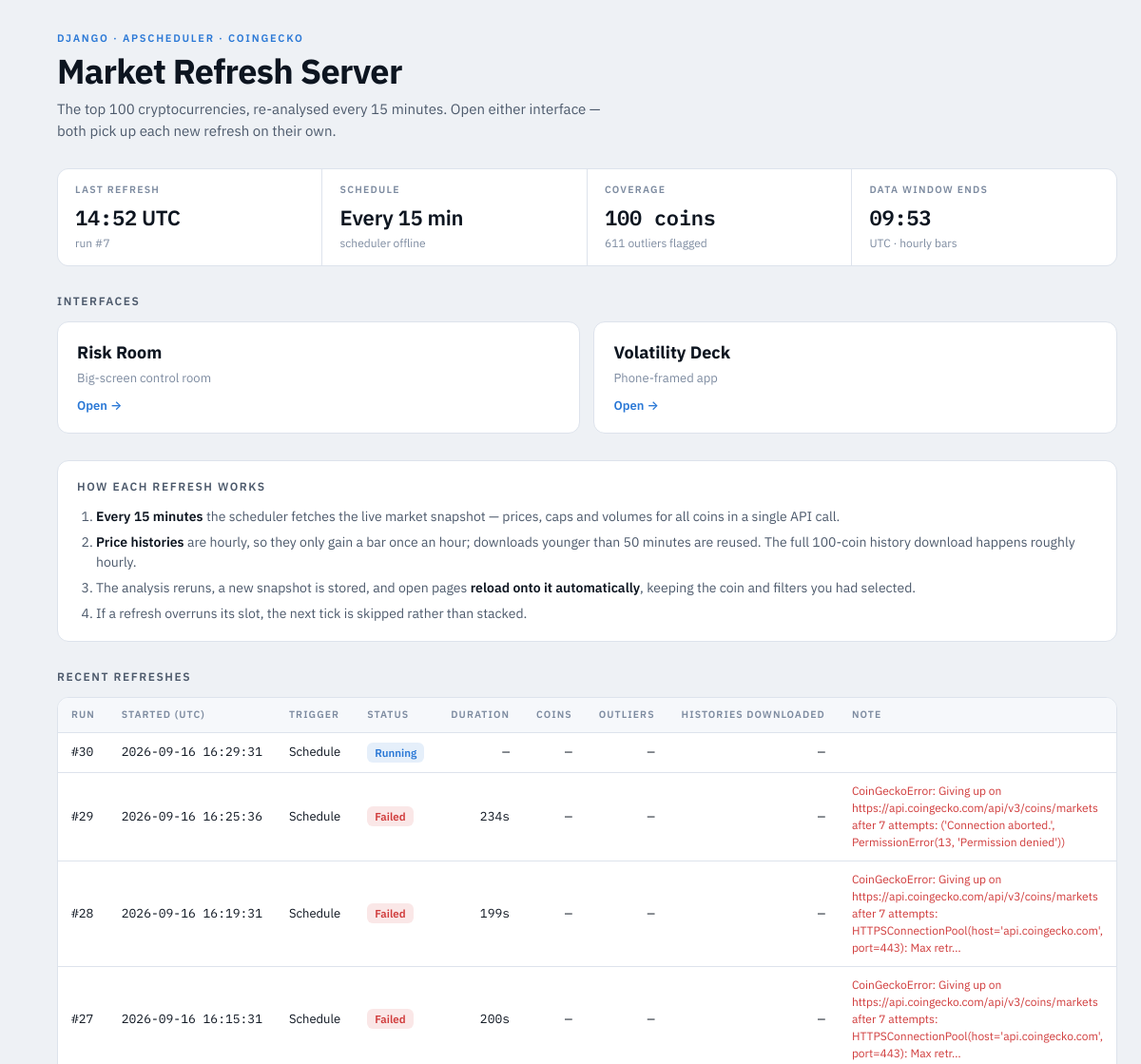
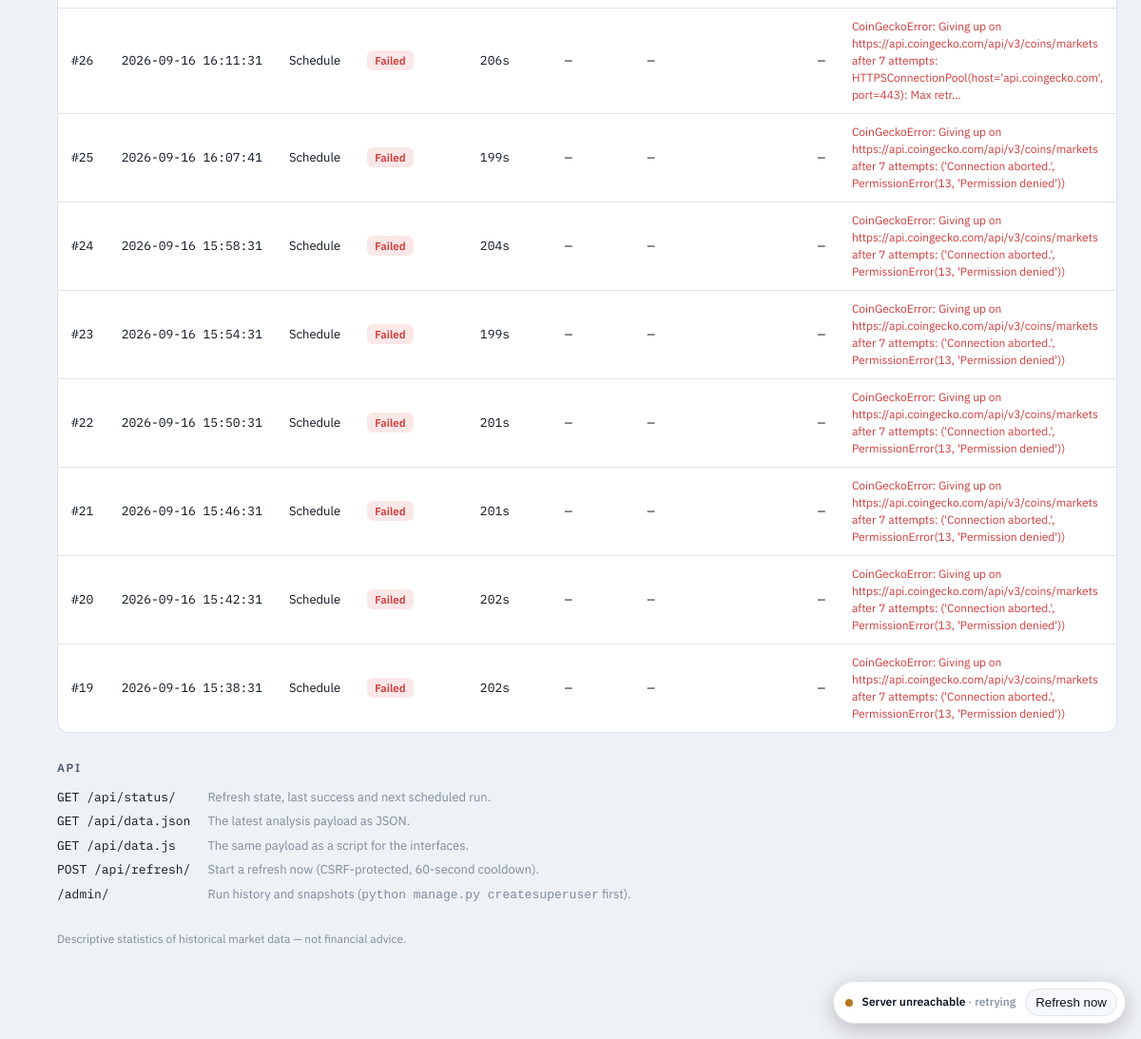
The page / on the database its author committed (2 pictures, top to bottom).
### market/models.py (models this page shows, shortened)
class RefreshRun(models.Model):
    class Status(models.TextChoices):
        RUNNING = "running", "Running"
        SUCCESS = "success", "Success"
        FAILED = "failed", "Failed"
    class Trigger(models.TextChoices):
        SCHEDULE = "schedule", "Schedule"
        MANUAL = "manual", "Manual"
        COMMAND = "command", "Command"
    started_at = models.DateTimeField(default=timezone.now, db_index=True)
    finished_at = models.DateTimeField(null=True, blank=True)
    status = models.CharField(max_length=10, choices=Status.choices, default=Status.RUNNING, db_index=True)
    trigger = models.CharField(max_length=10, choices=Trigger.choices, default=Trigger.SCHEDULE)
    coins = models.PositiveIntegerField(null=True, blank=True)
    observations = models.PositiveIntegerField(null=True, blank=True)
    outliers = models.PositiveIntegerField(null=True, blank=True)
    charts_downloaded = models.PositiveIntegerField(
        null=True, blank=True, help_text="Coin histories fetched from the API (the rest came from cache).")
    window_end = models.DateTimeField(null=True, blank=True)
    error = models.TextField(blank=True)
    class Meta:
        ordering = ["-started_at"]
    @property
    def duration_seconds(self) -> float | None:
        if not self.finished_at:
            return None
        return (self.finished_at - self.started_at).total_seconds()

### market/views.py (the view)
# urls.py: path("", views.index, name="index"),
@require_GET
@ensure_csrf_cookie
@never_cache
def index(request):
    runs = RefreshRun.objects.all()[:12]
    return render(request, "market/index.html", {
        "status": services.status(),
        "runs": runs,
        "interfaces": [(key, title, blurb) for key, (_, title, blurb) in INTERFACES.items()],
        "interval": settings.CRYPTO_REFRESH_INTERVAL_MINUTES,
        "history_cache": int(settings.CRYPTO_HISTORY_CACHE_MINUTES),
        "live_tags": _live_tags(),
    })

### market/services.py (called while the page is built)
def run_timeout() -> timedelta:
    return timedelta(minutes=settings.CRYPTO_RUN_TIMEOUT_MINUTES)

def active_run() -> RefreshRun | None:
    return (RefreshRun.objects
            .filter(status=RefreshRun.Status.RUNNING, started_at__gte=timezone.now() - run_timeout())
            .first())

def last_success() -> RefreshRun | None:
    return RefreshRun.objects.filter(status=RefreshRun.Status.SUCCESS).first()

def _iso(value):
    return value.isoformat(timespec="seconds") if value else None

### market/views.py (called while the page is built)
def _live_tags() -> str:
    return (
        f'<script src="{reverse("market:data_js")}"></script>\n'
        f'<script src="{static("market/live.js")}" defer'
        f' data-status-url="{reverse("market:status")}"'
        f' data-refresh-url="{reverse("market:refresh")}"></script>'
    )

### market/templates/market/index.html (shortened to what this page needs)
<!doctype html>
<html lang="en">
<head>
</head>
<body>
<main>
  <header>
    <p class="eyebrow">Django · APScheduler · CoinGecko</p>
    <h1>Market Refresh Server</h1>
    <p class="lede">The top {{ status.lastSuccess.coins|default:"100" }} cryptocurrencies, re-analysed every
      {{ interval }} minute{{ interval|pluralize }}. Open either interface — both pick up each new refresh on their own.</p>
  </header>
  <section class="stats" aria-label="Refresh status">
    <div class="stat">
      <div class="k">Last refresh</div>
      <div class="v">{% if status.running %}In progress{% elif status.lastSuccess %}<span class="mono">{{ status.lastSuccess.finishedAt|slice:"11:16" }}</span> UTC{% else %}Not yet{% endif %}</div>
      <div class="m">{% if status.lastSuccess %}run #{{ status.lastSuccess.id }}{% else %}the first refresh starts shortly{% endif %}</div>
    </div>
    <div class="stat">
      <div class="k">Schedule</div>
      <div class="v">Every {{ interval }} min</div>
      <div class="m">{% if status.scheduler.alive %}scheduler running{% else %}scheduler offline{% endif %}</div>
    </div>
    <div class="stat">
      <div class="k">Coverage</div>
      <div class="v mono">{{ status.lastSuccess.coins|default:"—" }} coins</div>
      <div class="m">{{ status.lastSuccess.outliers|default:"—" }} outliers flagged</div>
    </div>
    <div class="stat">
      <div class="k">Data window ends</div>
      <div class="v mono">{% if status.lastSuccess.windowEnd %}{{ status.lastSuccess.windowEnd|slice:"11:16" }}{% else %}—{% endif %}</div>
      <div class="m">UTC · hourly bars</div>
    </div>
  </section>
  <section>
    <h2>Interfaces</h2>
    <div class="cards">
      {% for key, title, blurb in interfaces %}
        <a class="card" href="{% url 'market:'|add:key %}">
          <strong>{{ title }}</strong>
          <span>{{ blurb }}</span>
          <em>Open →</em>
        </a>
      {% endfor %}
    </div>
  </section>
  <section class="explain">
    <h2>How each refresh works</h2>
    <ol>
      <li><b>Every {{ interval }} minute{{ interval|pluralize }}</b> the scheduler fetches the live market snapshot — prices, caps and
        volumes for all coins in a single API call.</li>
      <li><b>Price histories</b> are hourly, so they only gain a bar once an hour; downloads younger than
        {{ history_cache }} minutes are reused. The full 100-coin history download happens roughly hourly.</li>
      <li>The analysis reruns, a new snapshot is stored, and open pages <b>reload onto it automatically</b>,
        keeping the coin and filters you had selected.</li>
      <li>If a refresh overruns its slot, the next tick is skipped rather than stacked.</li>
    </ol>
  </section>
  <section>
    <h2>Recent refreshes</h2>
    <div class="table-wrap">
      {% if runs %}
      <table>
        <thead>
          <tr><th>Run</th><th>Started (UTC)</th><th>Trigger</th><th>Status</th><th class="num">Duration</th>
              <th class="num">Coins</th><th class="num">Outliers</th><th class="num">Histories downloaded</th><th>Note</th></tr>
        </thead>
        <tbody>
        {% for run in runs %}
          <tr>
            <td class="mono">#{{ run.pk }}</td>
            <td class="mono">{{ run.started_at|date:"Y-m-d H:i:s" }}</td>
            <td>{{ run.get_trigger_display }}</td>
            <td><span class="chip {{ run.status }}">{{ run.get_status_display }}</span></td>
            <td class="num mono">{% if run.duration_seconds is not None %}{{ run.duration_seconds|floatformat:0 }}s{% else %}—{% endif %}</td>
            <td class="num mono">{{ run.coins|default_if_none:"—" }}</td>
            <td class="num mono">{{ run.outliers|default_if_none:"—" }}</td>
            <td class="num mono">{{ run.charts_downloaded|default_if_none:"—" }}</td>
            <td class="err">{{ run.error|truncatechars:160 }}</td>
          </tr>
        {% endfor %}
        </tbody>
      </table>
      {% else %}
        <p class="empty">No refreshes yet — the first one starts a few seconds after the server launches.</p>
      {% endif %}
    </div>
  </section>
  <section>
    <h2>API</h2>
    <dl class="api">
      <dt>GET {% url 'market:status' %}</dt><dd>Refresh state, last success and next scheduled run.</dd>
      <dt>GET {% url 'market:data_json' %}</dt><dd>The latest analysis payload as JSON.</dd>
      <dt>GET {% url 'market:data_js' %}</dt><dd>The same payload as a script for the interfaces.</dd>
      <dt>POST {% url 'market:refresh' %}</dt><dd>Start a refresh now (CSRF-protected, 60-second cooldown).</dd>
      <dt>/admin/</dt><dd>Run history and snapshots (<code>python manage.py createsuperuser</code> first).</dd>
    </dl>
  </section>
  <p style="font-size:12px;color:var(--ink-3);margin:0">Descriptive statistics of historical market data —
    not financial advice.</p>
</main>
</body>
</html>

### market/templates/market/index.html (style rules this page uses)
:root { color-scheme: dark; --ground: #0b0f16; --panel: #121822; --panel-2: #172030; --line: #1f2a3a; --ink: #e9eff7; --ink-2: #9dabbf; --ink-3: #6c7b91; --accent: #4a90e8; --gain: #2ec26a; --loss: #e5625f; --warn: #d9a441; --accent-soft: rgba(74,144,232,.16); --gain-soft: rgba(46,194,106,.14); --loss-soft: rgba(229,98,95,.14); }
@media (prefers-color-scheme: light) { :root:not([data-theme="dark"]) { color-scheme: light; --ground: #eef1f5; --panel: #ffffff; --panel-2: #f6f8fb; --line: #dde3ec; --ink: #0d1520; --ink-2: #4d5a6c; --ink-3: #7d8ba0; --accent: #2a78d6; --gain: #0a9d4a; --loss: #d03b3b; --warn: #b7791f; --accent-soft: rgba(42,120,214,.12); --gain-soft: rgba(10,157,74,.12); --loss-soft: rgba(208,59,59,.12); } }
* { box-sizing: border-box; }
body { margin: 0; background: var(--ground); color: var(--ink); font: 15px/1.5 "IBM Plex Sans", system-ui, -apple-system, "Segoe UI", sans-serif; padding-inline: 16px; padding-block: 32px 96px; }
main { max-width: 1080px; margin: 0 auto; display: grid; gap: 28px; }
.mono { font-family: "IBM Plex Mono", ui-monospace, Menlo, monospace; font-variant-numeric: tabular-nums; }
.eyebrow { font-size: 11px; font-weight: 600; letter-spacing: .16em; text-transform: uppercase; color: var(--accent); margin: 0 0 6px; }
h1 { font-size: clamp(26px, 4vw, 36px); line-height: 1.1; letter-spacing: -.02em; margin: 0; text-wrap: balance; }
h2 { font-size: 12px; font-weight: 600; letter-spacing: .13em; text-transform: uppercase; color: var(--ink-2); margin: 0 0 12px; }
.lede { color: var(--ink-2); max-width: 64ch; margin: 10px 0 0; }
.stats { display: grid; grid-template-columns: repeat(auto-fit, minmax(190px, 1fr)); gap: 1px; background: var(--line); border: 1px solid var(--line); border-radius: 12px; overflow: hidden; }
.stat { background: var(--panel); padding: 14px 18px; }
.stat .k { font-size: 10.5px; font-weight: 600; letter-spacing: .12em; text-transform: uppercase; color: var(--ink-3); }
.stat .v { font-size: 22px; font-weight: 600; margin-top: 4px; letter-spacing: -.01em; }
.stat .m { font-size: 12px; color: var(--ink-3); margin-top: 2px; }
.cards { display: grid; grid-template-columns: repeat(auto-fit, minmax(260px, 1fr)); gap: 14px; }
.card { display: grid; gap: 4px; padding: 18px 20px; background: var(--panel); border: 1px solid var(--line); border-radius: 12px; color: inherit; text-decoration: none; transition: border-color .15s, transform .15s; }
.card strong { font-size: 18px; }
.card span { color: var(--ink-3); font-size: 13px; }
.card em { font-style: normal; color: var(--accent); font-size: 13px; font-weight: 600; margin-top: 6px; }
.explain { background: var(--panel); border: 1px solid var(--line); border-radius: 12px; padding: 18px 20px; }
.explain ol { margin: 0; padding-left: 20px; display: grid; gap: 6px; color: var(--ink-2); font-size: 14px; }
.explain b { color: var(--ink); font-weight: 600; }
.table-wrap { overflow-x: auto; background: var(--panel); border: 1px solid var(--line); border-radius: 12px; }
table { border-collapse: collapse; width: 100%; font-size: 13px; }
th, td { text-align: left; padding: 10px 14px; border-bottom: 1px solid var(--line); white-space: nowrap; }
th { font-size: 10.5px; font-weight: 600; letter-spacing: .1em; text-transform: uppercase; color: var(--ink-3); background: var(--panel-2); }
tbody tr:last-child td { border-bottom: 0; }
td.num, th.num { text-align: right; }
td.err { white-space: normal; color: var(--loss); max-width: 340px; font-size: 12px; }
.chip { display: inline-block; padding: 2px 8px; border-radius: 6px; font-size: 11.5px; font-weight: 600; }
.chip.failed { background: var(--loss-soft); color: var(--loss); }
.chip.running { background: var(--accent-soft); color: var(--accent); }
.api { display: grid; grid-template-columns: auto 1fr; gap: 6px 18px; font-size: 13px; margin: 0; }
.api dt { font-family: "IBM Plex Mono", monospace; color: var(--ink); }
.api dd { margin: 0; color: var(--ink-3); }
a { color: var(--accent); }

### rows shown on the page
RefreshRun: pk "30", started_at "2026-09-16 16:29:31", trigger "Schedule", status "Running", coins "—", outliers "—", charts_downloaded "—"
RefreshRun: pk "29", started_at "2026-09-16 16:25:36", trigger "Schedule", status "Failed", duration_seconds "234", coins "—", outliers "—", charts_downloaded "—", error "CoinGeckoError: Giving up on https://api.coingecko.com/api/v3/coins/markets after 7 attempts: ('Connection aborted.', PermissionError(13, 'Permission denied'))"
RefreshRun: pk "28", started_at "2026-09-16 16:19:31", trigger "Schedule", status "Failed", duration_seconds "199", coins "—", outliers "—", charts_downloaded "—", error "CoinGeckoError: Giving up on https://api.coingecko.com/api/v3/coins/markets after 7 attempts: HTTPSConnectionPool(host='api.coingecko.com', port=443): Max retr…"
RefreshRun: pk "27", started_at "2026-09-16 16:15:31", trigger "Schedule", status "Failed", duration_seconds "200", coins "—", outliers "—", charts_downloaded "—", error "CoinGeckoError: Giving up on https://api.coingecko.com/api/v3/coins/markets after 7 attempts: HTTPSConnectionPool(host='api.coingecko.com', port=443): Max retr…"
RefreshRun: pk "26", started_at "2026-09-16 16:11:31", trigger "Schedule", status "Failed", duration_seconds "206", coins "—", outliers "—", charts_downloaded "—", error "CoinGeckoError: Giving up on https://api.coingecko.com/api/v3/coins/markets after 7 attempts: HTTPSConnectionPool(host='api.coingecko.com', port=443): Max retr…"
RefreshRun: pk "25", started_at "2026-09-16 16:07:41", trigger "Schedule", status "Failed", duration_seconds "199", coins "—", outliers "—", charts_downloaded "—", error "CoinGeckoError: Giving up on https://api.coingecko.com/api/v3/coins/markets after 7 attempts: ('Connection aborted.', PermissionError(13, 'Permission denied'))"
RefreshRun: pk "24", started_at "2026-09-16 15:58:31", trigger "Schedule", status "Failed", duration_seconds "204", coins "—", outliers "—", charts_downloaded "—", error "CoinGeckoError: Giving up on https://api.coingecko.com/api/v3/coins/markets after 7 attempts: ('Connection aborted.', PermissionError(13, 'Permission denied'))"
RefreshRun: pk "23", started_at "2026-09-16 15:54:31", trigger "Schedule", status "Failed", duration_seconds "199", coins "—", outliers "—", charts_downloaded "—", error "CoinGeckoError: Giving up on https://api.coingecko.com/api/v3/coins/markets after 7 attempts: ('Connection aborted.', PermissionError(13, 'Permission denied'))"
RefreshRun: pk "22", started_at "2026-09-16 15:50:31", trigger "Schedule", status "Failed", duration_seconds "201", coins "—", outliers "—", charts_downloaded "—", error "CoinGeckoError: Giving up on https://api.coingecko.com/api/v3/coins/markets after 7 attempts: ('Connection aborted.', PermissionError(13, 'Permission denied'))"
RefreshRun: pk "21", started_at "2026-09-16 15:46:31", trigger "Schedule", status "Failed", duration_seconds "201", coins "—", outliers "—", charts_downloaded "—", error "CoinGeckoError: Giving up on https://api.coingecko.com/api/v3/coins/markets after 7 attempts: ('Connection aborted.', PermissionError(13, 'Permission denied'))"
RefreshRun: pk "20", started_at "2026-09-16 15:42:31", trigger "Schedule", status "Failed", duration_seconds "202", coins "—", outliers "—", charts_downloaded "—", error "CoinGeckoError: Giving up on https://api.coingecko.com/api/v3/coins/markets after 7 attempts: ('Connection aborted.', PermissionError(13, 'Permission denied'))"
RefreshRun: pk "19", started_at "2026-09-16 15:38:31", trigger "Schedule", status "Failed", duration_seconds "202", coins "—", outliers "—", charts_downloaded "—", error "CoinGeckoError: Giving up on https://api.coingecko.com/api/v3/coins/markets after 7 attempts: ('Connection aborted.', PermissionError(13, 'Permission denied'))"

### other values the page prints
{{ status.lastSuccess.coins|default:"100" }} "100"
{{ interval }} "15"
{{ status.lastSuccess.finishedAt|slice:"11:16" }} "14:52"
{{ status.lastSuccess.id }} "7"
{{ status.lastSuccess.coins|default:"—" }} "100"
{{ status.lastSuccess.outliers|default:"—" }} "611"
{{ status.lastSuccess.windowEnd|slice:"11:16" }} "09:53"
{{ title }} "Risk Room" "Volatility Deck"
{{ blurb }} "Big-screen control room" "Phone-framed app"
{{ history_cache }} "50"
